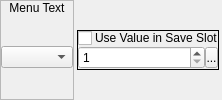
    <widget class="QWidget" name="widget_12" native="true">
     <property name="sizePolicy">
      <sizepolicy hsizetype="Preferred" vsizetype="Fixed">
       <horstretch>0</horstretch>
       <verstretch>0</verstretch>
      </sizepolicy>
     </property>
     <layout class="QHBoxLayout" name="horizontalLayout_6">
      <property name="spacing">
       <number>3</number>
      </property>
      <property name="margin">
       <number>0</number>
      </property>
      <item>
       <widget class="QFrame" name="frame">
        <property name="frameShape">
         <enum>QFrame::StyledPanel</enum>
        </property>
        <property name="frameShadow">
         <enum>QFrame::Raised</enum>
        </property>
        <layout class="QVBoxLayout" name="verticalLayout">
         <property name="spacing">
          <number>0</number>
         </property>
         <property name="margin">
          <number>0</number>
         </property>
         <item>
          <widget class="QLabel" name="label">
           <property name="sizePolicy">
            <sizepolicy hsizetype="Preferred" vsizetype="Fixed">
             <horstretch>0</horstretch>
             <verstretch>0</verstretch>
            </sizepolicy>
           </property>
           <property name="text">
            <string>Menu Text</string>
           </property>
           <property name="alignment">
            <set>Qt::AlignCenter</set>
           </property>
          </widget>
         </item>
         <item>
          <widget class="QWidget" name="widget" native="true">
           <layout class="QHBoxLayout" name="horizontalLayout">
            <property name="spacing">
             <number>0</number>
            </property>
            <property name="margin">
             <number>0</number>
            </property>
            <item>
             <widget class="QComboBox" name="cboxMenuText"/>
            </item>
           </layout>
          </widget>
         </item>
        </layout>
       </widget>
      </item>
      <item>
       <widget class="QFrame" name="frmSaveSlot">
        <property name="sizePolicy">
         <sizepolicy hsizetype="Fixed" vsizetype="Fixed">
          <horstretch>0</horstretch>
          <verstretch>0</verstretch>
         </sizepolicy>
        </property>
        <property name="frameShape">
         <enum>QFrame::Box</enum>
        </property>
        <property name="frameShadow">
         <enum>QFrame::Plain</enum>
        </property>
        <layout class="QVBoxLayout" name="verticalLayout_53">
         <property name="spacing">
          <number>0</number>
         </property>
         <property name="margin">
          <number>0</number>
         </property>
         <item>
          <widget class="QWidget" name="widget_21" native="true">
           <property name="sizePolicy">
            <sizepolicy hsizetype="Preferred" vsizetype="Fixed">
             <horstretch>0</horstretch>
             <verstretch>0</verstretch>
            </sizepolicy>
           </property>
           <property name="styleSheet">
            <string notr="true">.QWidget
{
	border-width: 1px;
	border-style: solid;
	border-color: palette(window-text);
	background-color: palette(window-text);
}

.QWidget&gt;QLabel
{
	border-width: 0px;
	background-color: palette(window-text);
	color: palette(window);
	font-weight: bold;
}</string>
           </property>
           <layout class="QHBoxLayout" name="horizontalLayout_40">
            <property name="spacing">
             <number>3</number>
            </property>
            <property name="margin">
             <number>0</number>
            </property>
            <item>
             <widget class="QCheckBox" name="cbUseValueInSaveSlot">
              <property name="sizePolicy">
               <sizepolicy hsizetype="Fixed" vsizetype="Fixed">
                <horstretch>0</horstretch>
                <verstretch>0</verstretch>
               </sizepolicy>
              </property>
              <property name="text">
               <string/>
              </property>
             </widget>
            </item>
            <item>
             <widget class="QLabel" name="label_20">
              <property name="sizePolicy">
               <sizepolicy hsizetype="Fixed" vsizetype="Fixed">
                <horstretch>0</horstretch>
                <verstretch>0</verstretch>
               </sizepolicy>
              </property>
              <property name="text">
               <string>Use Value in Save Slot</string>
              </property>
             </widget>
            </item>
           </layout>
          </widget>
         </item>
         <item>
          <widget class="QWidget" name="wSaveSlot" native="true">
           <layout class="QHBoxLayout" name="horizontalLayout_42">
            <property name="spacing">
             <number>0</number>
            </property>
            <property name="margin">
             <number>0</number>
            </property>
            <item>
             <widget class="QSpinBox" name="sbSaveSlot">
              <property name="minimum">
               <number>1</number>
              </property>
              <property name="maximum">
               <number>16</number>
              </property>
             </widget>
            </item>
            <item>
             <widget class="SpinBoxSideButton" name="bSaveSlotSideButton">
              <property name="minimumSize">
               <size>
                <width>13</width>
                <height>21</height>
               </size>
              </property>
              <property name="maximumSize">
               <size>
                <width>13</width>
                <height>21</height>
               </size>
              </property>
              <property name="text">
               <string>...</string>
              </property>
              <property name="icon">
               <iconset resource="gui_icons.qrc">
                <normaloff>:/icons/spinBoxSideButton.png</normaloff>:/icons/spinBoxSideButton.png</iconset>
              </property>
              <property name="iconSize">
               <size>
                <width>8</width>
                <height>16</height>
               </size>
              </property>
             </widget>
            </item>
           </layout>
          </widget>
         </item>
        </layout>
       </widget>
      </item>
      <item>
       <widget class="QFrame" name="frame_2">
        <property name="sizePolicy">
         <sizepolicy hsizetype="Expanding" vsizetype="Preferred">
          <horstretch>0</horstretch>
          <verstretch>0</verstretch>
         </sizepolicy>
        </property>
        <property name="frameShape">
         <enum>QFrame::StyledPanel</enum>
        </property>
        <property name="frameShadow">
         <enum>QFrame::Raised</enum>
        </property>
       </widget>
      </item>
     </layout>
    </widget>
